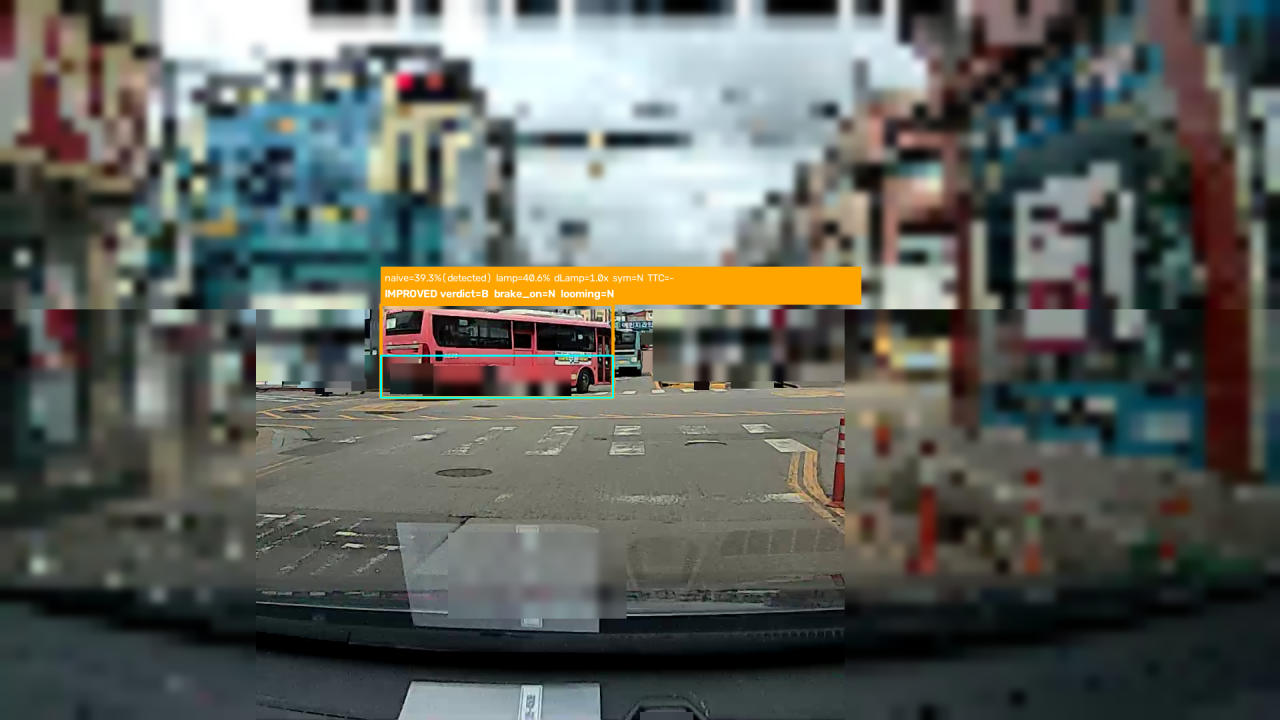
#> input picture experiments/blackbox_scan/candidates/selected/d_brake_limitation/d02_redbus_bright-fooled_corrected.png, 1280 x 720 px
$ python -i build_selected.py   (imports and definitions only)
#> lines starting #> are read from the running program, lines starting #| are printed output that depends on the picture
"""
제안서용 선별본 생성 (개인정보 처리 포함).

스캔이 뽑아낸 원본 해상도 프레임 PNG(수백 장, 수백 MB)에서 커밋할 것만 골라
개인식별정보를 제거한 뒤 긴 변 1280px로 축소해 candidates/selected/ 아래에 모으고,
근거 표를 담은 README.md 를 생성한다.

원칙
- 원본 PNG는 건드리지 않는다 (읽기만 한다). 처리본만 새로 쓴다.
- 브레이크등은 검출 성공만 넣지 않는다. 미검출(near) 사례를 같은 수만큼 넣어
  평가 자료로서 균형을 맞춘다. 성공 사례만 모으면 평가가 아니라 홍보가 된다.
- 선별 기준은 전부 CSV의 수치로 결정하고, 그 수치를 README 표에 그대로 남긴다.

개인정보 처리 (공개 저장소 커밋 전제)
1. OSD 크롭 — 블랙박스가 프레임 상단에 새기는 오버레이에 촬영 일시(초 단위)와
   속도가 들어간다. 도로표지판·상호와 조합하면 주행 경로와 시간대가 역추적되므로
   상단 띠를 여유 있게 잘라낸다.
2. 급감속 컨택트시트는 6분할이라 타일마다 OSD 가 따로 들어간다. 통짜로 자를 수
   없으므로 타일별 상단 띠를 마스킹하고, 헤더의 원본 파일명(일시 포함)도 가린다.
3. 보행자(d_person) 프레임은 아예 싣지 않는다. 얼굴이 식별되는 프레임을 공개
   저장소에 올릴 실익이 없고, 보행자 검출 근거는 CSV 수치로 충분하다.
4. 크롭 후에도 번호판·얼굴·연락처가 판독되는 프레임은 BLUR_REGIONS 에 좌표를
   등록해 가우시안 블러로 가린다.

사용법:  python build_selected.py
"""
from __future__ import annotations

import csv
import os
import shutil
from collections import OrderedDict

from PIL import Image, ImageFilter

HERE = os.path.dirname(os.path.abspath(__file__))
SELECTED = os.path.join(HERE, "candidates", "selected")
LONG_EDGE = 1280

# 상단 OSD 띠를 잘라낼 비율. 실측 OSD 는 1080px 기준 약 21px(=2%)이고,
# 여유를 둬서 5% 를 잘라낸다. 하늘 영역이라 판정 근거는 손실되지 않는다.
OSD_CROP_FRAC = 0.05

# 컨택트시트(급감속) 기하 — 3열 2행, 상단 헤더 바
SHEET_COLS, SHEET_ROWS = 3, 2
SHEET_HEADER_FRAC = 0.062      # 헤더 바 높이 비율
SHEET_TILE_OSD_FRAC = 0.075    # 타일 상단 OSD 띠 비율 (타일 높이 기준)
# 1차 검수에서 타일 OSD 마스크가 1~2px 아래로 밀려 글자 최상단이 노출됐다.
# 원본 해상도 기준으로 위아래 여유를 준다.
SHEET_TILE_OSD_PAD = 6
SHEET_NAME_X0, SHEET_NAME_X1 = 0.015, 0.245   # 헤더 안에서 파일명이 있는 가로 구간

# 브레이크등 프레임은 eval_brake_lights.py 가 좌하단에 원본 파일명과 타임코드를
# 캡션으로 새긴다. 상단 OSD 를 잘라도 여기 일시가 남으므로 함께 가린다.
CAPTION_BOX = (0.0, 0.925, 0.34, 1.0)

# 크롭 후에도 남는 식별정보(번호판·얼굴·연락처·상호·지명)를 가릴 영역.
#   값 = [(x0, y0, x1, y1), ...]  — 크롭 완료된 이미지 기준 0~1 비율 좌표
# 키잉 규칙:
#   - 시야차단(a_occlusion) = 출력 PNG 파일명(면적비). 선별이 안 바뀌므로 안정적.
#   - 브레이크등(c_brake)   = 원본 프레임 idx("001"~"034"). 검출/미검출 교체로
#     출력 번호가 밀려도 좌표가 엉뚱한 파일로 가지 않게 원본 고유번호로 키잉한다.
# 상호·지명은 여러 개가 한 컷에 묶이면 지도검색으로 촬영지가 특정되므로 보수적으로 가린다.
BLUR_REGIONS: dict[str, list[tuple[float, float, float, float]]] = {
    # ============ 시야차단 (출력 파일명 키) ============
    # 좌상단 도로표지판(지명) + 좌상단 건물간판
    "a02_occlusion_ar0.318.png": [
        (0.700, 0.268, 0.792, 0.355),   # 도로표지판(안교로 지명)
        (0.000, 0.000, 0.158, 0.205),   # 좌상단 건물 간판
    ],
    # 중앙 선행 세단 후면 번호판 + 좌측 관광버스 노란 번호판 + 좌측 ◯속관광 상호
    "a03_occlusion_ar0.317.png": [
        (0.432, 0.500, 0.523, 0.568),
        (0.000, 0.465, 0.062, 0.532),
        (0.000, 0.303, 0.112, 0.418),   # 좌측 관광버스 상호(◯속관광)
    ],
    # 우측 소형 상가 간판
    "a04_occlusion_ar0.311.png": [
        (0.750, 0.350, 0.822, 0.452),
    ],
    # 크레인 트럭 전화번호/상호 + HD 주유소·도로표지판·레미콘 배너
    "a08_occlusion_ar0.229.png": [
        (0.000, 0.420, 0.120, 0.495),   # 적재함 전화번호
        (0.110, 0.060, 0.205, 0.135),   # 상단 배너 전화번호
        (0.560, 0.235, 0.628, 0.345),   # HD 주유소 로고(폴)
        (0.720, 0.455, 0.775, 0.515),   # HD (벽면)
        (0.440, 0.255, 0.535, 0.315),   # 초록 도로표지판(지명)
        (0.598, 0.365, 0.672, 0.420),   # 레미콘마켓 배너
        (0.014, 0.150, 0.078, 0.212),   # 크레인차 CCTV/상호
    ],
    # 은색 세단 번호판 + e마트·GOOD TIRE·VOLVO·대산관광·3+1 간판
    "a09_occlusion_ar0.174.png": [
        (0.575, 0.488, 0.640, 0.545),   # 은색 세단 번호판
        (0.706, 0.105, 0.834, 0.218),   # e-mart
        (0.450, 0.285, 0.540, 0.352),   # GOOD TIRE
        (0.008, 0.148, 0.098, 0.222),   # VOLVO
        (0.786, 0.365, 0.880, 0.454),   # 대산관광
        (0.478, 0.412, 0.542, 0.464),   # 3+1 / EFS
    ],
    # ============ 브레이크등 (원본 idx 키) ============
    "014": [   # c_detected 41.69% — KB손해보험(좌 건물)
        (0.128, 0.275, 0.308, 0.378),
    ],
    "012": [   # c_detected 30.24% — 번호판2 + KB(세로+우) + 도로표지판 + 소형인물2
        (0.210, 0.508, 0.285, 0.560),   # 흰 SUV 전면 번호판
        (0.882, 0.558, 0.952, 0.607),   # 적색 쿠페 후면 번호판(검출박스 안)
        (0.700, 0.128, 0.768, 0.375),   # KB손해보험(세로 간판, 중앙우측)
        (0.862, 0.118, 0.995, 0.255),   # KB손해보험(우 건물 상단)
        (0.415, 0.075, 0.505, 0.152),   # 초록 도로표지판(kumdae-gil)
        (0.344, 0.385, 0.386, 0.462),   # 횡단보도 부근 소형 인물 2명
    ],
    "010": [   # c_detected 27.16% — 부흥자동차공업사 상호밴드 + 도로표지판
        (0.355, 0.225, 0.720, 0.378),   # 공업사 상호 + 브랜드로고 밴드
        (0.120, 0.250, 0.288, 0.420),   # 좌측 건물 텍스트
        (0.875, 0.245, 0.968, 0.320),   # 우측 상단 도로표지판
    ],
    "004": [   # (교체입고) c_detected 16.95% — 충남고속 버스
        (0.395, 0.545, 0.455, 0.585),   # 버스 후면 번호판
        (0.283, 0.483, 0.347, 0.522),   # 전방 좌측 SUV 후면 번호판
        (0.358, 0.333, 0.480, 0.500),   # 충남고속/우등 버스 상호(텍스트 밴드)
        (0.393, 0.803, 0.474, 0.854),   # 와이퍼 카울 전화번호
    ],
    "013": [   # c_near 6.88% — 스타렉스 밴 2대 후면 번호판
        (0.686, 0.536, 0.750, 0.592),
        (0.772, 0.536, 0.840, 0.590),
    ],
    "008": [   # c_near 5.43% — 흰 SUV 번호판 + 요양병원 광고
        (0.448, 0.496, 0.510, 0.542),   # 흰 SUV 후면 번호판
        (0.478, 0.400, 0.582, 0.462),   # 요양병원 광고판
    ],
    "032": [   # c_near 5.35% — GS25 + 위층 이마트/학원 배너(전화)
        (0.700, 0.290, 0.782, 0.360),   # GS25
        (0.560, 0.222, 0.758, 0.308),   # 이마트24/학원 배너 + 전화
    ],
    "016": [   # (교체입고) c_near 5.21% — 교외 교차로, 앞차 SUV 번호판만
        (0.740, 0.482, 0.836, 0.553),   # 검정 SUV 후면 번호판(41◯1816)
    ],
}

# 교체 규칙 — 원본 idx 기준. 도심 간판 밀집 + 인물(초상권) 프레임을 배경 단순 프레임으로 뺀다.
BRAKE_DET_EXCLUDE = {"001", "002"}   # 안경점·약국 밀집 + 횡단보도 보행자 → 004 로
BRAKE_NEAR_EXCLUDE = {"020"}         # 다이소 등 간판 밀집 + 안전조끼 작업자 → 016 으로

# 원본 영상 보관 위치 (저장소에는 포함하지 않는다)
SRC_VIDEO_DIRS = [r"C:\Users\이동욱\blackbox_full\NORMAL",
                  r"C:\Users\이동욱\blackbox_full\EVENT"]


# [27 lines left out: functions read_csv, fnum, find_png, not called in this run]


def blur_box(im: Image.Image, box: tuple[int, int, int, int]) -> None:
    """지정 영역을 되돌릴 수 없게 뭉갠다 (축소 후 확대 + 가우시안)."""
    x0, y0, x1, y1 = box
    x0, y0 = max(0, x0), max(0, y0)
    x1, y1 = min(im.width, x1), min(im.height, y1)
    if x1 <= x0 or y1 <= y0:
        return
    region = im.crop((x0, y0, x1, y1))
    w, h = region.size
    # 먼저 극단적으로 축소했다가 되키워 정보 자체를 파괴한 뒤 블러로 경계를 없앤다
    small = region.resize((max(1, w // 22), max(1, h // 22)), Image.BILINEAR)
    region = small.resize((w, h), Image.NEAREST).filter(ImageFilter.GaussianBlur(6))
    im.paste(region, (x0, y0))


# [4 lines left out: function strip_osd, not called in this run]


def mask_sheet(im: Image.Image) -> Image.Image:
    """컨택트시트: 헤더의 파일명과 타일별 OSD 띠를 가린다."""
    W, H = im.size
    header_h = int(round(H * SHEET_HEADER_FRAC))
    # 헤더 안 파일명 구간
    blur_box(im, (int(W * SHEET_NAME_X0), 0, int(W * SHEET_NAME_X1), header_h))
    # 타일별 상단 OSD
    grid_h = H - header_h
    tile_h = grid_h / SHEET_ROWS
    tile_w = W / SHEET_COLS
    band = int(round(tile_h * SHEET_TILE_OSD_FRAC))
    pad = SHEET_TILE_OSD_PAD
    for r in range(SHEET_ROWS):
        for c in range(SHEET_COLS):
            x0 = int(round(c * tile_w))
            y0 = max(0, int(round(header_h + r * tile_h)) - pad)
            blur_box(im, (x0, y0, int(round(x0 + tile_w)), y0 + band + 2 * pad))
    return im


# [30 lines left out: function emit, not called in this run]


rows_out: dict[str, list[dict]] = OrderedDict()


# --------------------------------------------------------- a) 시야차단 상위 10
# [30 lines left out: function pick_occlusion, not called in this run]


# ------------------------------------------- c) 브레이크등 검출 5 + 미검출 5
def _idx(r) -> str:
    return (r.get("frame_png") or "")[:3]


# [56 lines left out: functions pick_brake, pick_decel, not called in this run]


TITLES = {
    "a_occlusion": ("시야차단 (대형차)",
                    "면적비 내림차순 상위 10건. 앞차가 화면에서 차지하는 면적비가 "
                    "클수록 후방 차량의 시야가 막힌다."),
    "c_brake": ("브레이크등 검출",
                "검출 성공 4건 + **미검출(near) 5건**. 미검출을 반드시 함께 싣는다 — "
                "성공 사례만 모으면 평가가 아니라 홍보가 된다. "
                "(도심 간판 밀집·인물 노출 프레임 2종은 배경 단순 프레임으로 교체함)"),
    "decel": ("급감속",
              "속도 강하율 상위 5건. 자동분류 결과는 육안 확인 전이라 확정이 아니다."),
}


# [139 lines left out: functions write_readme, write_mapping, main, not called in this run]


# [2 lines not run here, left out]

>>> from PIL import Image
>>> picture = Image.open('candidates/selected/d_brake_limitation/d02_redbus_bright-fooled_corrected.png')
#> picture is the input picture: PIL image 1280x720 RGB; mean R, G, B 94.4, 97.8, 92.1
>>> result = mask_sheet(picture)
#> in blur_box, `region = im.crop((x0, y0, x1, y1))`:
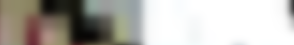
#> region: PIL image 294x45 RGB; mean R, G, B 182.4, 179.7, 173.6
#> in blur_box, `region = small.resize((w, h), Image.NEAREST).filter(ImageFilter.Gaussi..`:
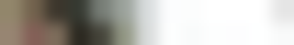
#> region: PIL image 294x45 RGB; mean R, G, B 182.9, 180.2, 174.1
#> the loop in mask_sheet, `for r in range(SHEET_ROWS):` made 2 passes
#> pass 1, in blur_box (call 2), `region = im.crop((x0, y0, x1, y1))`:
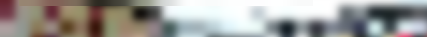
#> region: PIL image 427x37 RGB; mean R, G, B 156.3, 154.4, 151
#> pass 1, in blur_box (call 2), `region = small.resize((w, h), Image.NEAREST).filter(ImageFilter.Gaussi..`:
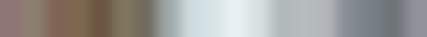
#> region: PIL image 427x37 RGB; mean R, G, B 155.5, 153.8, 150.3
#> pass 1, in blur_box (call 3), `region = im.crop((x0, y0, x1, y1))`:
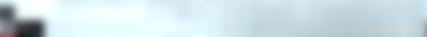
#> region: PIL image 427x37 RGB; mean R, G, B 205.3, 223.3, 229.4
#> pass 1, in blur_box (call 3), `region = small.resize((w, h), Image.NEAREST).filter(ImageFilter.Gaussi..`:
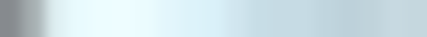
#> region: PIL image 427x37 RGB; mean R, G, B 205.6, 223.5, 229.6
#> after the loop in mask_sheet, `for r in range(SHEET_ROWS):`:
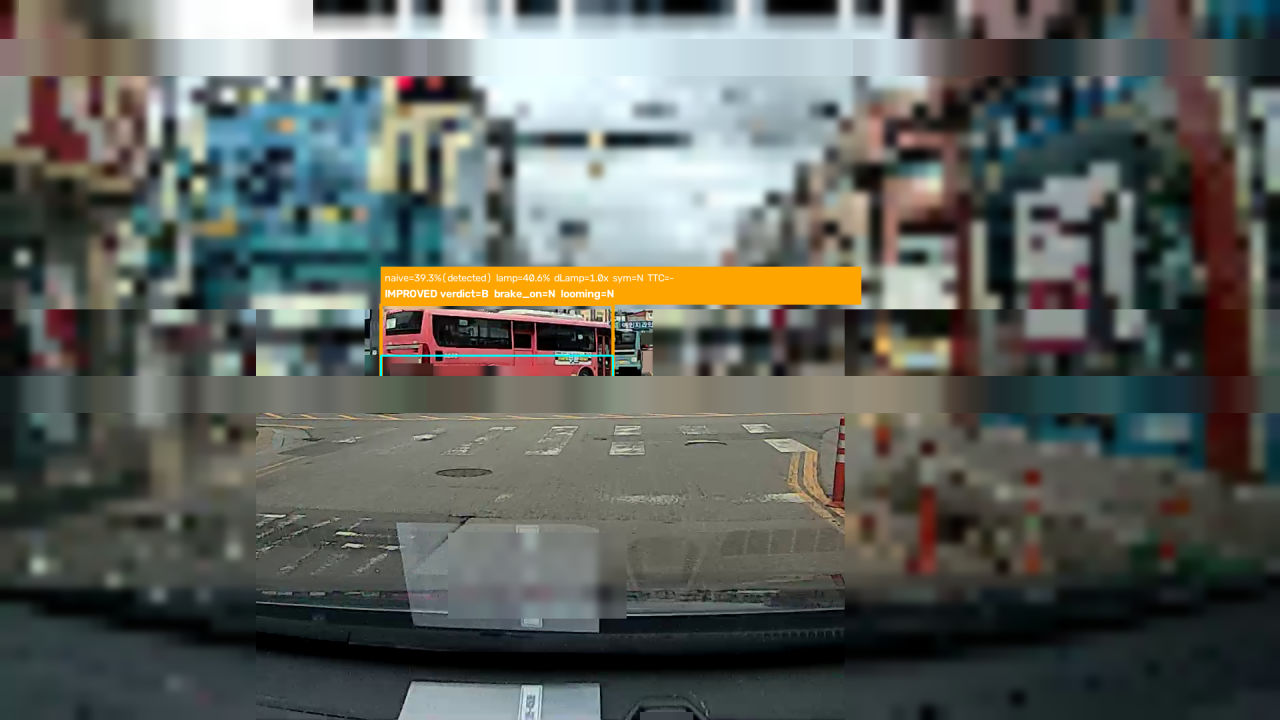
#> im: PIL image 1280x720 RGB; mean R, G, B 94.4, 97.8, 92.1

$ run again, on experiments/blackbox_scan/candidates/selected/s17_lead_vehicle_detection.png
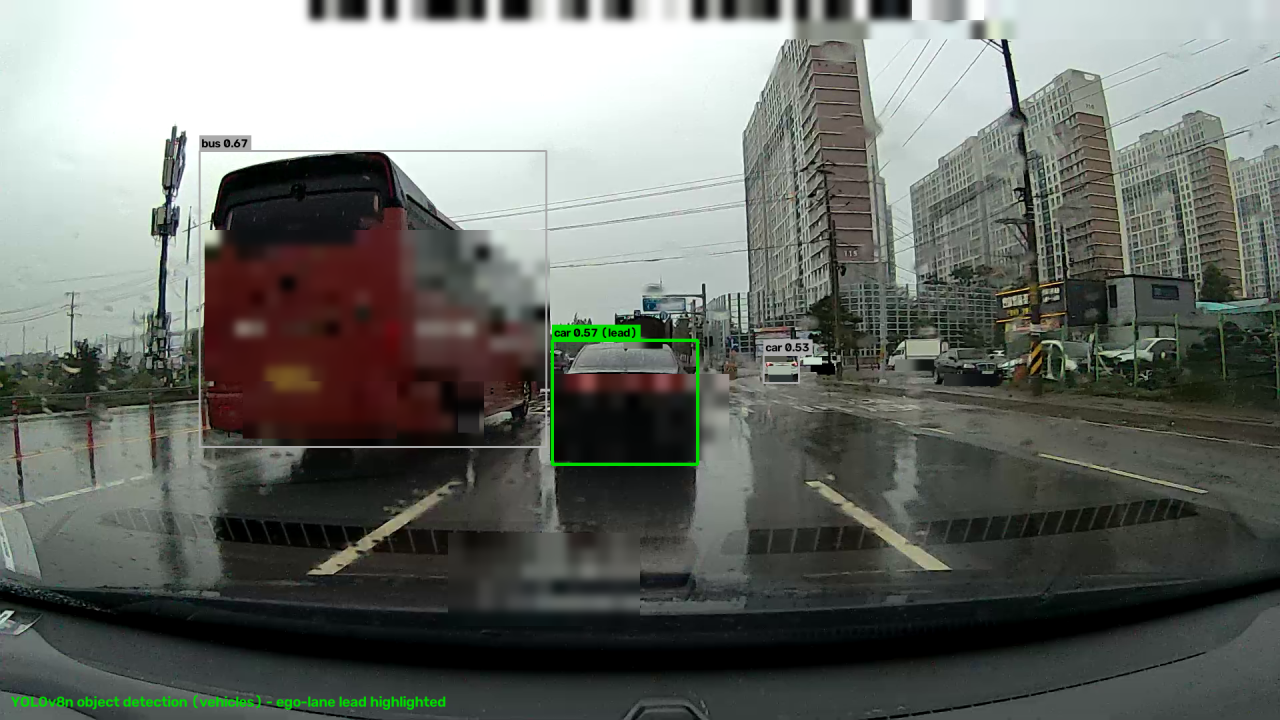
#> input picture experiments/blackbox_scan/candidates/selected/s17_lead_vehicle_detection.png, 1280 x 720 px
#> picture is the input picture: PIL image 1280x720 RGB; mean R, G, B 106, 109.7, 104.1
#> the loop in mask_sheet, `for r in range(SHEET_ROWS):` made 2 passes
#> pass 1, in blur_box (call 2), `region = im.crop((x0, y0, x1, y1))`:
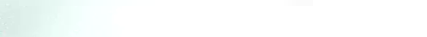
#> region: PIL image 427x37 RGB; mean R, G, B 249.6, 253.2, 252.4
#> pass 1, in blur_box (call 3), `region = small.resize((w, h), Image.NEAREST).filter(ImageFilter.Gaussi..`:
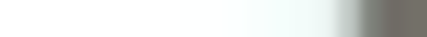
#> region: PIL image 427x37 RGB; mean R, G, B 227.5, 229.6, 228
